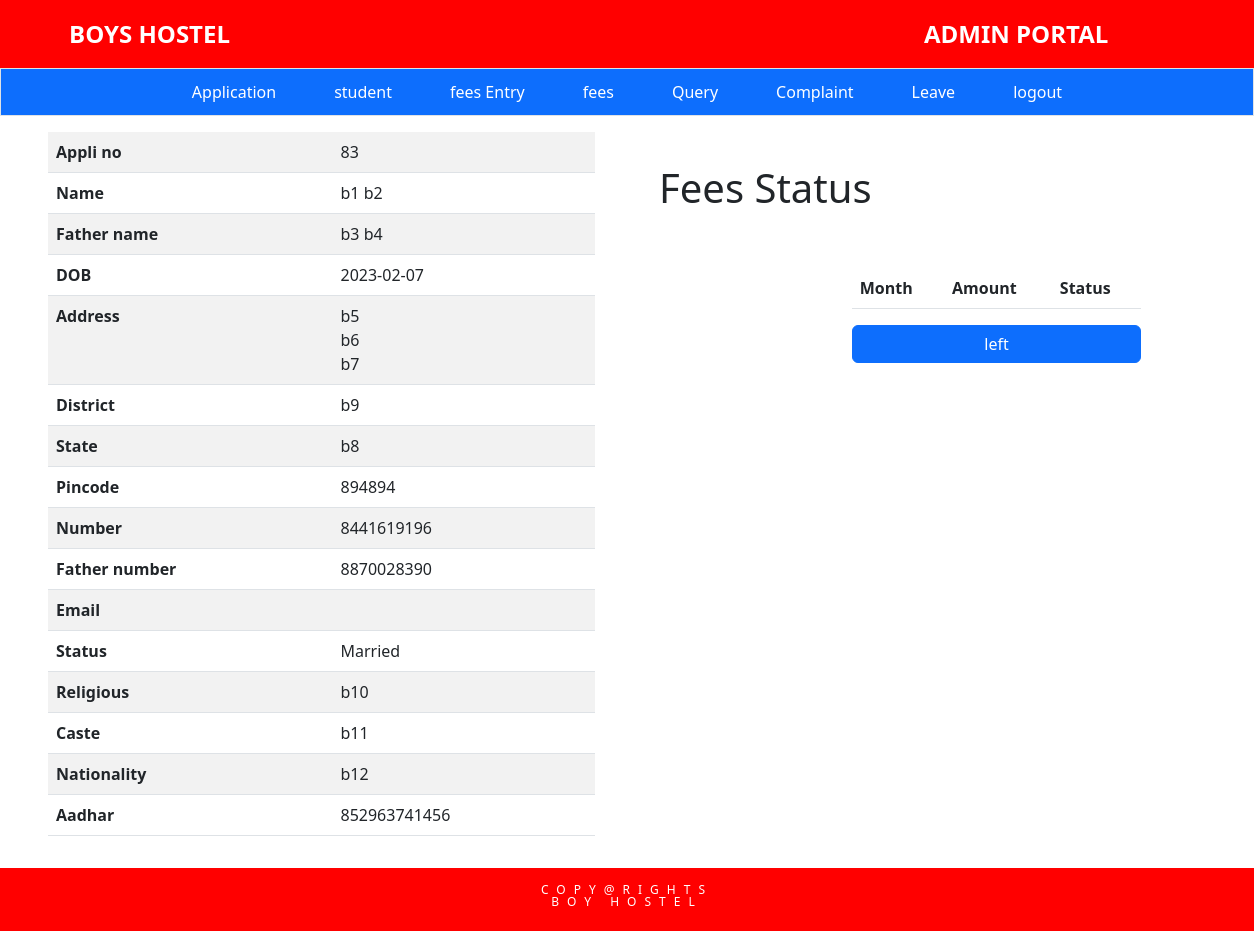
/admin/student_info.php?no=83 (signed in), run on the app's committed database.
### tables this page shows
CREATE TABLE `application` (
  `appli_no` int(5) NOT NULL,
  `date` date DEFAULT NULL,
  `SFName` text DEFAULT NULL,
  `SMName` text NOT NULL,
  `SLName` text DEFAULT NULL,
  `FFName` text DEFAULT NULL,
  `FMName` text NOT NULL,
  `FLName` varchar(30) DEFAULT NULL,
  `dob` date DEFAULT NULL,
  `house_no` varchar(20) DEFAULT NULL,
  `area` text DEFAULT NULL,
  `street` text DEFAULT NULL,
  `state` text DEFAULT NULL,
  `district` text DEFAULT NULL,
  `pincode` bigint(6) DEFAULT NULL,
  `Sphone` bigint(10) DEFAULT NULL,
  `Fphone` bigint(10) DEFAULT NULL,
  `email` varchar(50) DEFAULT NULL,
  `status` char(10) DEFAULT NULL,
  `religious` text DEFAULT NULL,
  `caste` text DEFAULT NULL,
  `nationality` text DEFAULT NULL,
  `aadhar` bigint(12) DEFAULT NULL
);

### admin/student_info.php (the view, shortened to what this page needs)
<?php
global $count;
?>
<!DOCTYPE html>
<html lang="en">
<head>
    <link rel="stylesheet" href="../assets/css/bootstrap.min.css">
    <link rel="stylesheet" href="stud_details.css">
</head>
<body>
    <?php
    include("../include/adheader.php");
    ?>
    <div class="container-fluid py-1 border " style="background-color:#0d6efd;">
        <div class="d-flex justify-content-center">
            <div class="btn-group">
                <button type="button" class="btn btn-primary mx-3" onclick="window.location.href='applicant.php'" style="border-radius:0rem;">Application</button>
                <button type="button" class="btn btn-primary mx-3" onclick="window.location.href='stud_details.php'" style="border-radius:0rem;"><span id="black">student</span></button>
                <button type="button" class="btn btn-primary mx-3" onclick="window.location.href='fees_entry.php'" style="border-radius:0rem;">fees Entry</button>
                <button type="button" class="btn btn-primary mx-3" onclick="window.location.href='fees_details.php'" style="border-radius:0rem;">fees</button>
                <button type="button" class="btn btn-primary mx-3" onclick="window.location.href='adquery.php'" style="border-radius:0rem;">Query</button>
                <button type="button" class="btn btn-primary mx-3" onclick="window.location.href='adcompliant.php'" style="border-radius:0rem;">Complaint</button>
                <button type="button" class="btn btn-primary mx-3" onclick="window.location.href='adleave.php'" style="border-radius:0rem;">Leave</button>
                <button type="button" class="btn btn-primary mx-3" onclick="window.location.href='../html/logout.php'" style="border-radius:0rem;">logout</button>
            </div>
        </div>
    </div>
    <div class="container-fluid mx-2">
        <?php
        if (isset($_GET['no'])) {
            $id = $_GET['no'];
            $val = $id;
            include('../include/dbconnection.php');
            $query = "select * from application where appli_no='$val'";
            $result = mysqli_query($con, $query);
            while ($row = mysqli_fetch_assoc($result)) {
        ?>
                <div class="row">
                    <div class="col-6">
                        <div class="container-fluid">
                            <div class="col mx-3 py-3">
                                <table class="table table-striped">
                                    <tr>
                                        <th>Appli no</th>
                                        <td><?php echo $row['appli_no']; ?></td>
                                    </tr>
                                    <tr>
                                        <th>Name</th>
                                        <td><?php echo $row['SFName'] . ' ' . $row['SMName'] . ' ' . $row['SLName']; ?></td>
                                    </tr>
                                    <tr>
                                        <th>Father name</th>
                                        <td><?php echo $row['FFName'] . ' ' . $row['FMName'] . ' ' . $row['FLName']; ?></td>
                                    </tr>
                                    <tr>
                                        <th>DOB</th>
                                        <td><?php echo $row['dob']; ?></td>
                                    </tr>
                                    <tr>
                                        <th>Address</th>
                                        <td><?php echo $row['house_no'] . '<br>' . $row['area'] . '<br>' . $row['street']; ?></td>
                                    </tr>
                                    <tr>
                                        <th>District</th>
                                        <td><?php echo $row['district']; ?></td>
                                    </tr>
                                    <tr>
                                        <th>State</th>
                                        <td><?php echo $row['state']; ?></td>
                                    </tr>
                                    <tr>
                                        <th>Pincode</th>
                                        <td><?php echo $row['pincode']; ?></td>
                                    </tr>
                                    <tr>
                                        <th>Number</th>
                                        <td><?php echo $row['Sphone']; ?></td>
                                    </tr>
                                    <tr>
                                        <th>Father number</th>
                                        <td><?php echo $row['Fphone']; ?></td>
                                    </tr>
                                    <tr>
                                        <th>Email</th>
                                        <td><?php echo $row['email']; ?></td>
                                    </tr>
                                    <tr>
                                        <th>Status</th>
                                        <td><?php echo $row['status']; ?></td>
                                    </tr>
                                    <tr>
                                        <th>Religious</th>
                                        <td><?php echo $row['religious']; ?></td>
                                    </tr>
                                    <tr>
                                        <th>Caste</th>
                                        <td><?php echo $row['caste']; ?></td>
                                    </tr>
                                    <tr>
                                        <th>Nationality</th>
                                        <td><?php echo $row['nationality']; ?></td>
                                    </tr>
                                    <tr>
                                        <th>Aadhar</th>
                                        <td><?php echo $row['aadhar']; ?></td>
                                    </tr>
                                </table>
                            </div>
                        </div>
                    </div>
                    <div class="col-6">
                        <div class="container pt-5 ml-5">
                            <h1>Fees Status</h1>
                        </div>
                        <div class="container mx-5 py-5">
                            <div class="col-6 mx-auto">
                                <table class="table table-responsive">
                                    <thead>
                                        <tr>
                                            <th>Month</th>
                                            <th>Amount</th>
                                            <th>Status</th>
                                        </tr>
                                    </thead>
                                </table>
                                <?php
                                if ($count > 0) {
                                    echo '<div class="d-grid gap-2">
                                    <button class="btn disabled" style ="background-color:red;color:white;"> Left</button>
                                    </div>';
                                }
                                else { ?>
                                    <div class="d-grid gap-2">
                                    <button class="btn btn-primary" onclick="window.location.href='vacate_fn.php?appli_no=<?php echo $id;?>'">left</button>
                                    </div>
                                <?php
                                }
                                ?>
                            </div>
                        </div>
                    </div>
                </div>
        <?php
            }
        }
        ?>
    </div>
    <?php
    include('../include/footer.php');
    ?>
</body>
</html>

### include/footer.php (style rules this page uses)
html { height:100%; }
body { min-height:100%; display: flex; flex-direction: column; }

### data on the page
application: appli_no "83", SFName "b1", SLName "b2", FFName "b3", FLName "b4", dob "2023-02-07", house_no "b5", area "b6", street "b7", district "b9", state "b8", pincode "894894", Sphone "8441619196", Fphone "8870028390", status "Married", religious "b10", caste "b11", nationality "b12", aadhar "852963741456"
